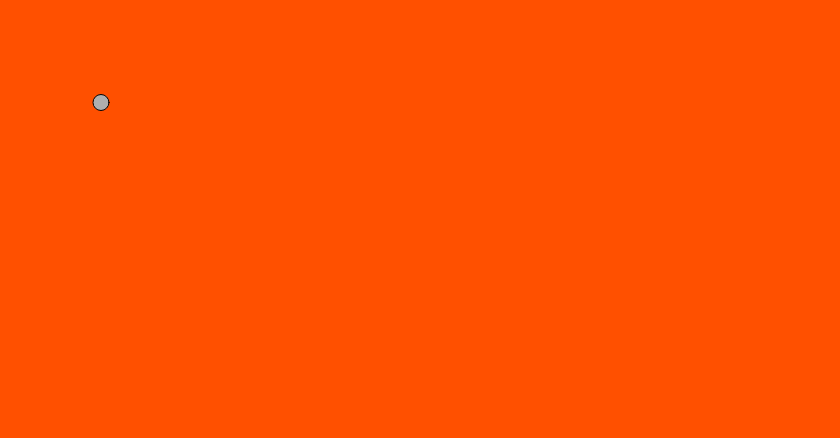
Frame 1 (no input)
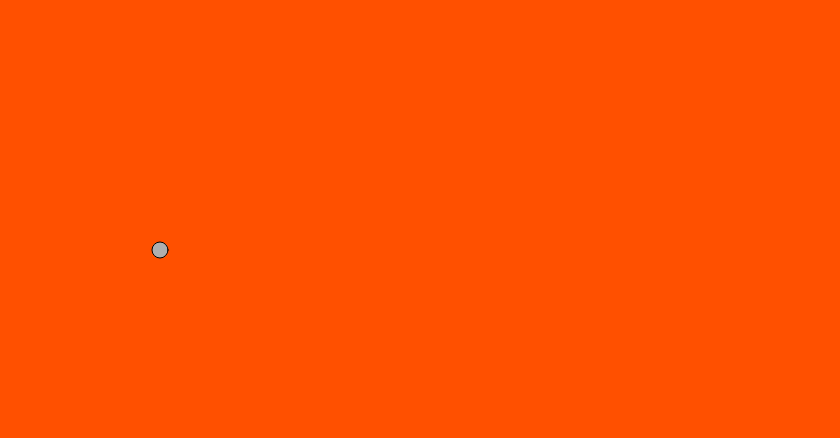
Frame 60 (no input)
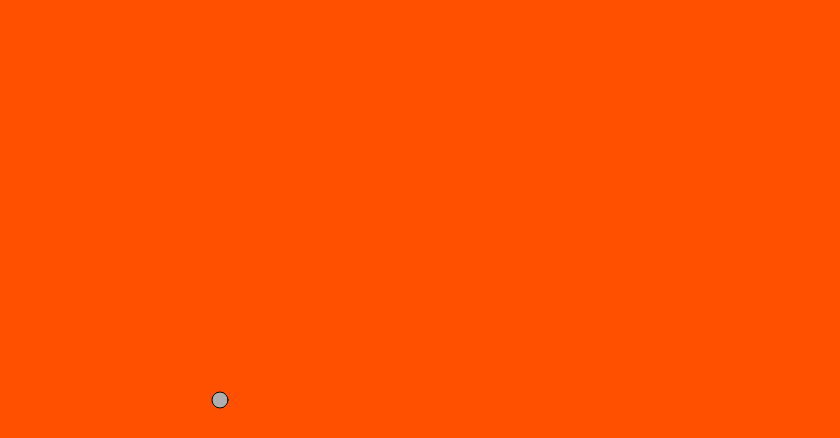
Frame 120 (the mouse pressed at the canvas centre since frame 60)

The p5.js sketch that drew these frames (run headless with seeded random() and noise() and a simulated clock; from frame 60 on, the mouse is pressed at the canvas centre):

// p5.js sketch
// ── sketch.js
let canvasWidth = 840;
let canvasHeight = 438;
let ellipseSize = 16;
let position;
let velocity;

// Variables for position and speed of ball
// let x = 100;
// let y = 100;
// let xspeed = 1;
// let yspeed = 3.3;

function setup() {
  createCanvas(canvasWidth, canvasHeight);
  // Above variables as vectors (a way of storing 2 or 3 values)
  position = createVector(100, 100);
  velocity = createVector(1, 2.5);
  // frameRate(60);
  // background(255, 80, 0);
}

function draw() {
  background(255, 80, 0);
  // Move the ball according to its speed
  position.add(velocity);

  if ((position.x > width - ellipseSize / 2) || (position.x < 0 + ellipseSize / 2)) {
    velocity.x = velocity.x * -1;
  }
  if ((position.y > height - ellipseSize / 2) || (position.y < 0 + ellipseSize / 2)) {
    velocity.y = velocity.y * -1;
  }

  stroke(0);
  fill(175);
  ellipse(position.x, position.y, ellipseSize, ellipseSize);
}
